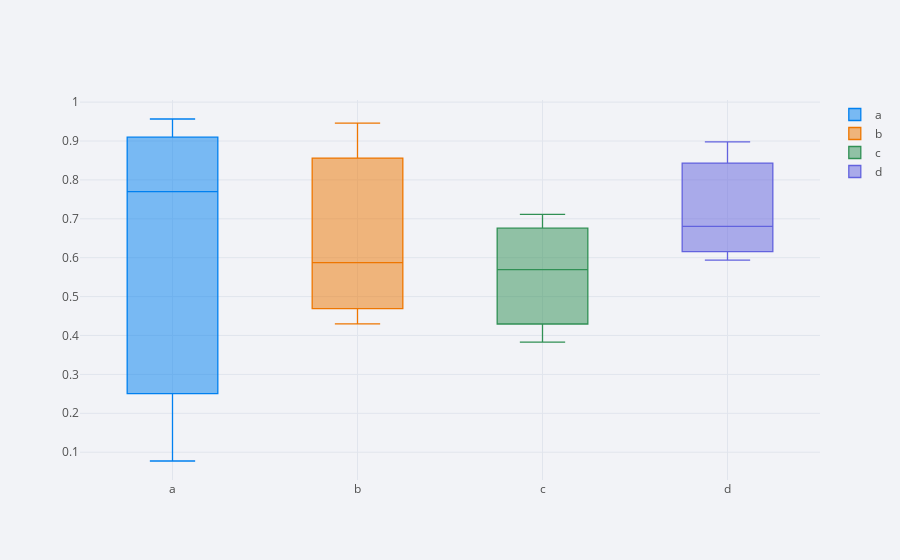

This figure's notebook cell:
### Code cell
#Box Plot : 
# Middle line = Median, Min & Max  

df.iplot(kind ='box')

### Figure 1 — Plotly figure (JSON) as saved in the notebook; plotly's stock layout.template omitted (floating-point values rounded to 4 significant figures)
{"data": [{"boxpoints": false, "line": {"width": 1.3}, "marker": {"color": "rgba(0, 128, 240, 1.0)"}, "name": "a", "orientation": "v", "type": "box", "y": [0.9566, 0.07735, 0.7701]}, {"boxpoints": false, "line": {"width": 1.3}, "marker": {"color": "rgba(238, 118, 0, 1.0)"}, "name": "b", "orientation": "v", "type": "box", "y": [0.9458, 0.5874, 0.4299]}, {"boxpoints": false, "line": {"width": 1.3}, "marker": {"color": "rgba(48, 144, 84, 1.0)"}, "name": "c", "orientation": "v", "type": "box", "y": [0.5694, 0.383, 0.7115]}, {"boxpoints": false, "line": {"width": 1.3}, "marker": {"color": "rgba(98, 98, 222, 1.0)"}, "name": "d", "orientation": "v", "type": "box", "y": [0.6805, 0.8976, 0.5937]}], "layout": {"legend": {"bgcolor": "#F2F3F7", "font": {"color": "#505050"}}, "paper_bgcolor": "#F2F3F7", "plot_bgcolor": "#F2F3F7", "title": {"font": {"color": "#484848"}}, "xaxis": {"gridcolor": "#E1E5ED", "showgrid": true, "tickfont": {"color": "#505050"}, "title": {"font": {"color": "#505050"}, "text": ""}, "zerolinecolor": "#E1E5ED"}, "yaxis": {"gridcolor": "#E1E5ED", "showgrid": true, "tickfont": {"color": "#505050"}, "title": {"font": {"color": "#505050"}, "text": ""}, "zerolinecolor": "#E1E5ED"}}}
